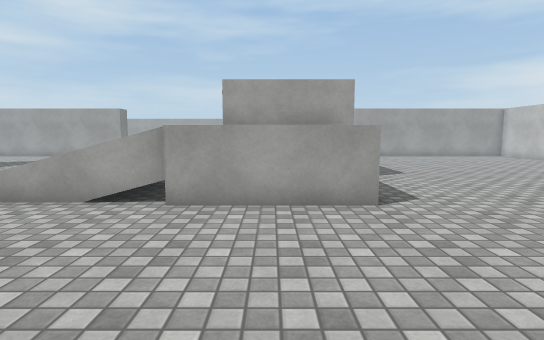
view 1 (above)

19 first-person views from a walk through a Unity game level. The camera is 1.3 m above the floor, tilts 6° down and sees 80° across. The floor is counted in squares, 1 m on a side. Each view is taken from the middle of a square. On the plan, view 1 faces up. The plan holds only what a view shows up to about 14 squares ahead; the rest is blank. The place goes on beyond the plan. The player character is not drawn. Surface patterns are stand-ins for the level's own textures.

view 2
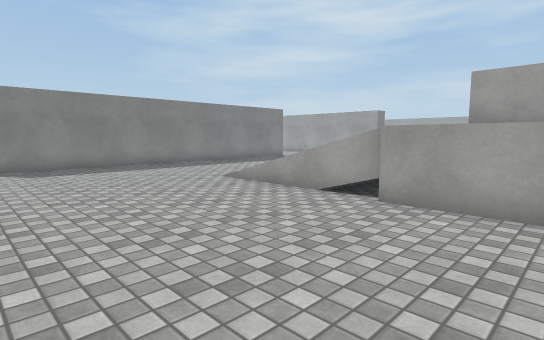

view 3
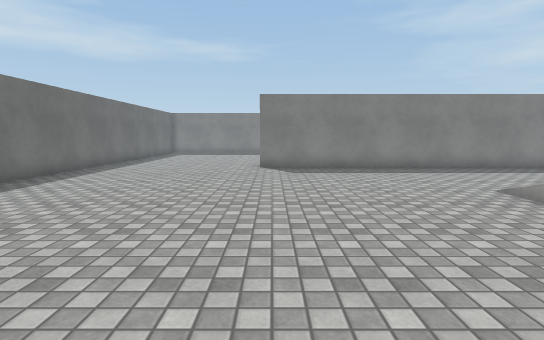

view 4
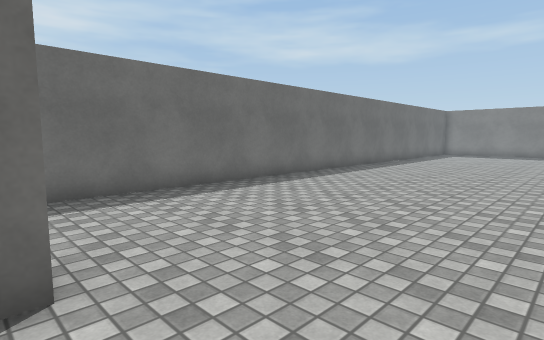

view 5
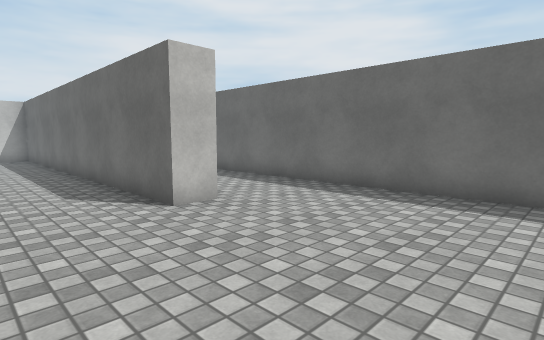

view 6
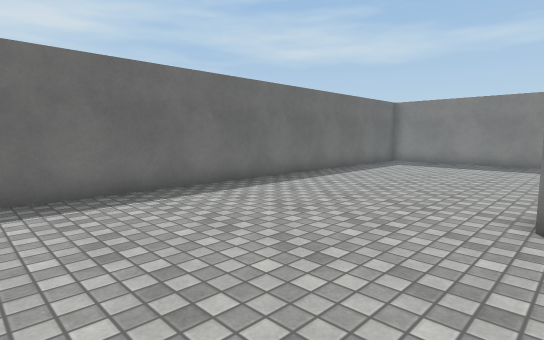

view 7
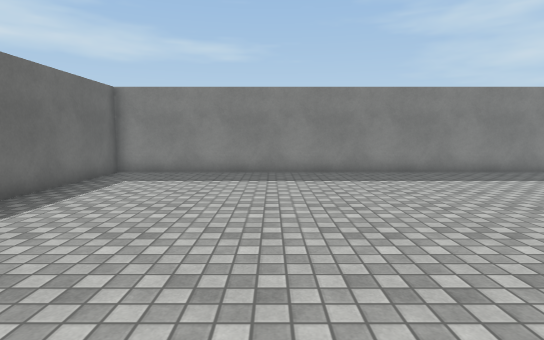

view 8
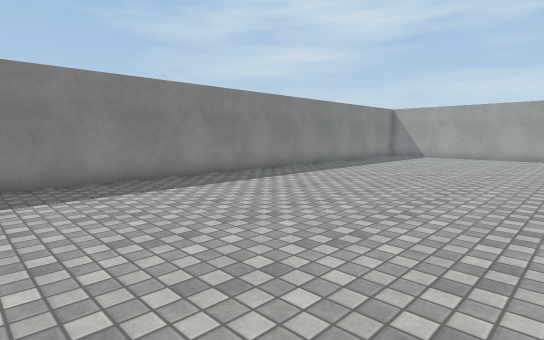

view 9
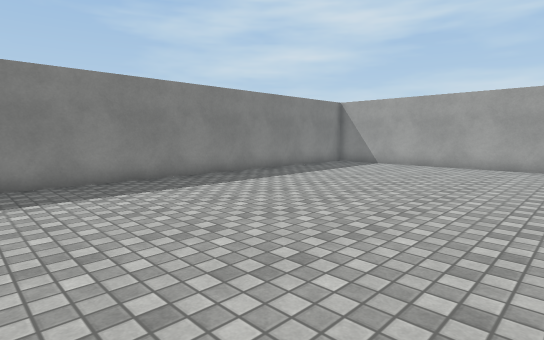

view 10
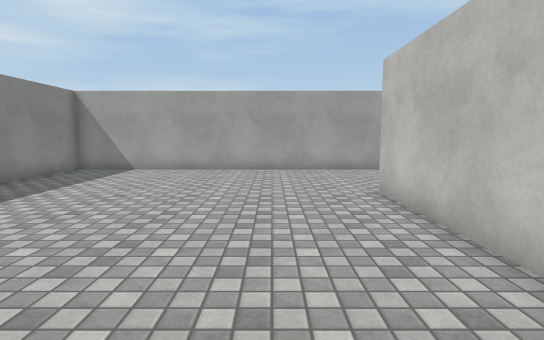

view 11
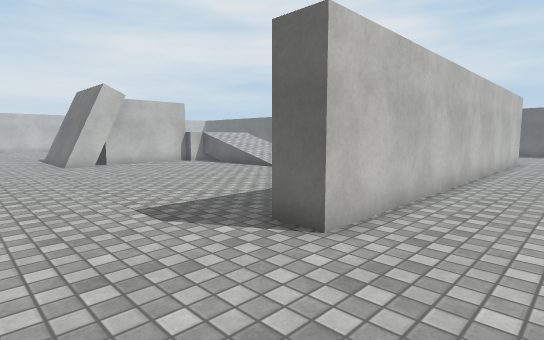

view 12
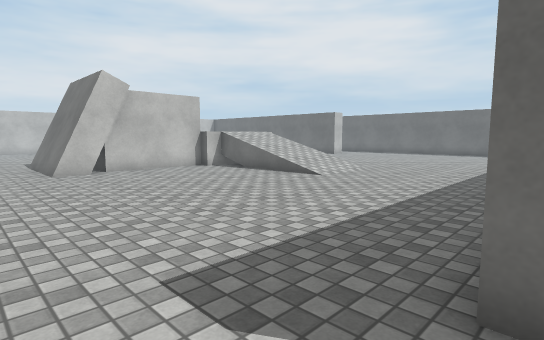

view 13
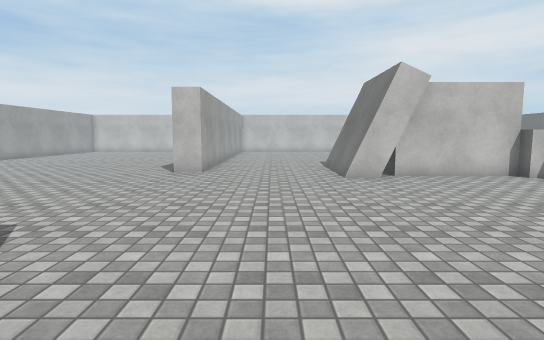

view 14
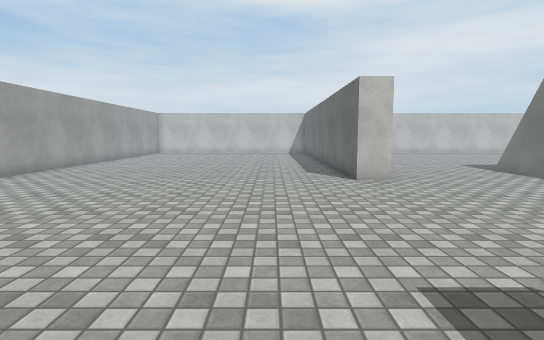

view 15
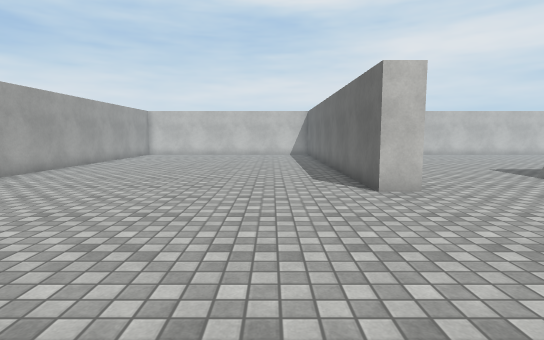

view 16
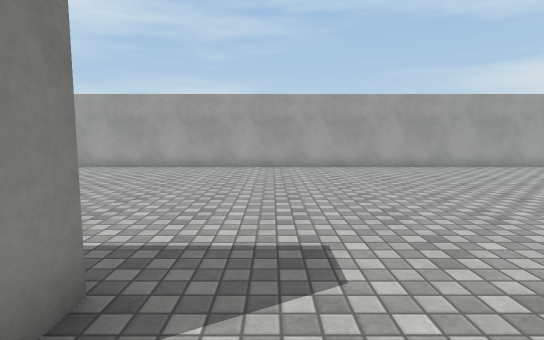

view 17
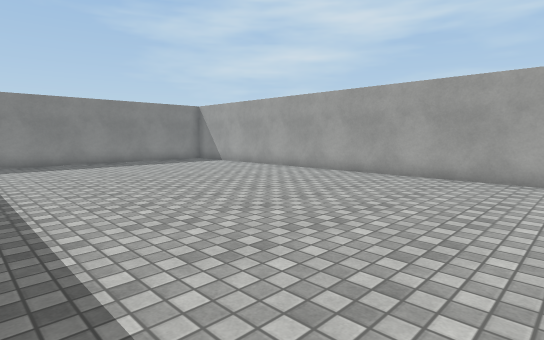

view 18
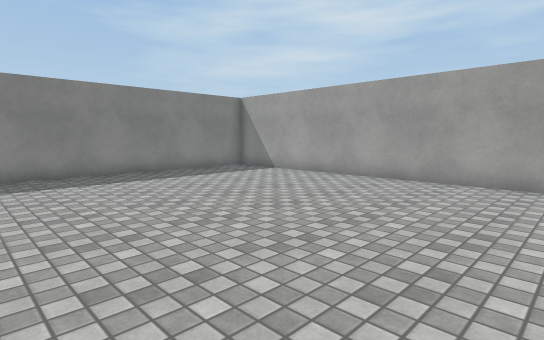

view 19
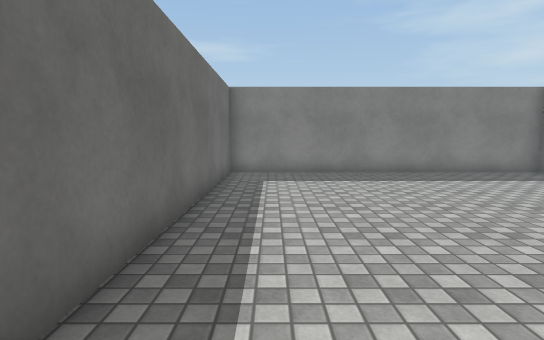

### Floor plan
Points are (right, up) in squares from view 1. A wall is a line through its corners. A room is listed if a view was taken in it or the views show most of it. See-through windows are left out.
Room 1 (views 1, 2, 3, 4, 5, 6, 7, 8, 9, 10, 11, 12, 13, 14, 15, 16, 17, 18, 19)
walls: (-13.5, 12.4) (-13.5, 0.5); (-2, 13.8) (-2, 15.1) (2, 15.1); (-2, 15.3) (2, 15.3); (-12.8, 20.5) (-24.5, 20.5) (-24.5, -6.5) (4.6, -6.5); (-9.5, 21.5) (-9.5, 20.6); (2.5, 10) (-1.5, 10) (-1.5, 14); (-14.5, 1.6) (-14.5, 15.5) (-13.5, 15.5); (2, 20.5) (-0.5, 20.5) (-0.5, 21.5) (6.1, 21.5); (-0.5, -3) (-0.5, -1.9) (7.5, -1.9); (6.1, 32.5) (-24.5, 32.5) (-24.5, 21.5) (-14.6, 21.5)
low walls: (-2, 15.5) (2, 15.5)

Where each view was taken, in squares from view 1:
view 1: 0 up, 0 right, facing up
view 2: 0 up, 1 right, facing up-left
view 3: 1 up, 0 right, facing left
view 4: 1 up, 0 right, facing down-left
view 5: 1 up, 6 left, facing down-right
view 6: 1 up, 8 left, facing down-left
view 7: 1 down, 13 left, facing left
view 8: 0 up, 15 left, facing up-left
view 9: 6 up, 15 left, facing up-left
view 10: 8 up, 17 left, facing up
view 11: 19 up, 17 left, facing down-right
view 12: 18 up, 14 left, facing down-right
view 13: 18 up, 12 left, facing right
view 14: 24 up, 10 left, facing right
view 15: 24 up, 8 left, facing right
view 16: 19 up, 8 left, facing up
view 17: 22 up, 8 left, facing up-left
view 18: 23 up, 13 left, facing up-left
view 19: 23 up, 13 left, facing left
